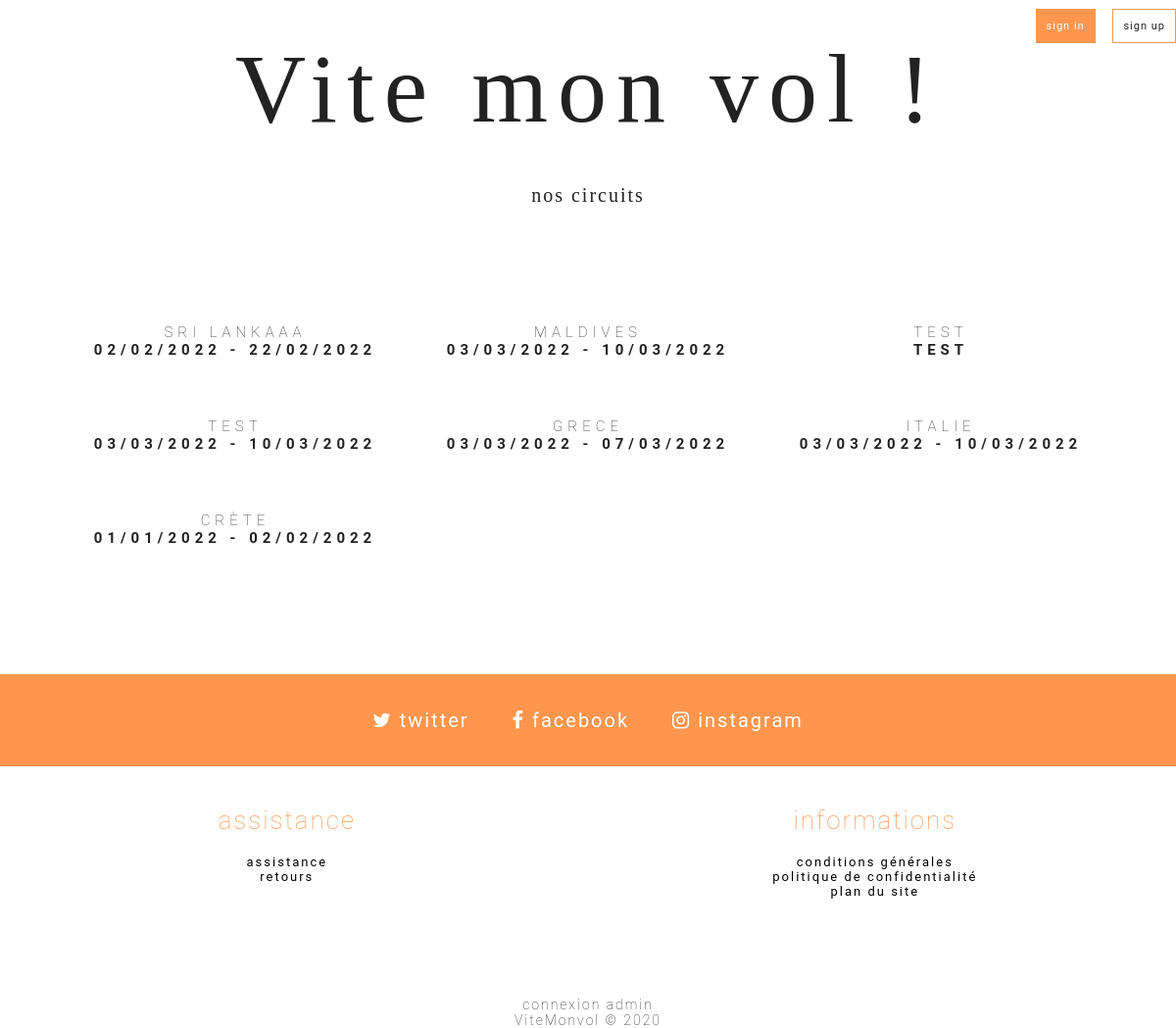
/?action=trips, run on the app's committed database.
### tables this page shows
CREATE TABLE `trip` (
  `id` int(11) NOT NULL AUTO_INCREMENT,
  `name` varchar(256) NOT NULL,
  `date` varchar(256) NOT NULL,
  `description` text NOT NULL,
  `maximumTravellers` int(11) DEFAULT NULL,
  `link` varchar(255) DEFAULT NULL,
  `picture` varchar(255) DEFAULT NULL,
  `price` int(11) NOT NULL,
  PRIMARY KEY (`id`)
);

### controller/trip/TripController.php (called while the page is built, shortened)
<?php
require ROOT_PATH . 'model/trip/TripManager.php';
function tripsView()
{
    $db = db();
    $tripManager = new TripManager($db);
    $trips = $tripManager->getList();
    include_once ROOT_PATH . 'view/trip/trips.php';
}

### model/trip/TripManager.php (called while the page is built, shortened)
<?php
class TripManager
{
    private $_db;
    public function setDb(PDO $db)
    {
        $this->_db = $db;
    }
    public function getList()
    {
        $requete = 'SELECT * FROM trip';
        $result = $this->_db->query($requete);
        $rows = $result->fetchAll();
        return $rows;
    }
}

### view/trip/trips.php (the view, shortened to what this page needs)
<section id="wrapper">
    <?php
        if ($trips) {
        ?>
    <div id="catalogue">
        <ul>
        <?php
            foreach ($trips as $trip) {
            ?>
            <li>
                <a href="?action=trip&id=<?php echo $trip['id']; ?>">
                <p class="title-product">
                    <?php echo $trip['name']; ?>
                    <br>
                    <b><?php echo $trip['date']; ?></b>
                    <br>
                </p>
                </a>
            </li>
        <?php
            }
            ?>
        </ul>
    </div>
    <?php
        } else {
            ?>
        Aucun circuit disponible pour le moment
    <?php
        }
        ?>
</section>
<?php require ROOT_PATH . 'view/layout.php'; ?>

### public/css/style.css (style rules this page uses)
body { font-family: Roboto, Arial, Helvetica, sans-serif; color: var(--color-default); }
#wrapper { width: 100%; text-align: center; padding-top: 30px; }
#catalogue ul { max-width: 150rem; margin: 6.0rem auto; display: flex; flex-wrap: wrap; align-items: baseline; }
#catalogue ul li { width: calc(100% / 2); float: left; padding: 1rem; }
#catalogue ul li:nth-child(5n+5) { width: calc(100% /1); }
.title-product { color: var(--color-default); text-transform: uppercase; letter-spacing: 0.5rem; font-size: 1.5rem; font-weight: 100; margin-top: 20px; margin-bottom: 20px; }
@media screen and (min-width:768px) { body { text-align: center; } }
@media screen and (min-width:768px) { ::placeholder { letter-spacing: 2px; text-transform: lowercase; text-align: left; color: #9f9f9f; opacity: 1; } }
@media screen and (min-width:768px) { #wrapper { width: 90%; margin: 0 auto; text-align: center; } }
@media screen and (min-width:768px) { #catalogue ul li { width: calc(100% / 3); } }
@media screen and (min-width:768px) { #catalogue ul li:nth-child(5n+5) { width: calc(100% /3); } }

### data on the page
trip: name "SRI LANKAAA", date "02/02/2022 - 22/02/2022"
trip: name "MALDIVES", date "03/03/2022 - 10/03/2022"
trip: name "TEST", date "TEST"
trip: name "TEST", date "03/03/2022 - 10/03/2022"
trip: name "GRECE", date "03/03/2022 - 07/03/2022"
trip: name "ITALIE", date "03/03/2022 - 10/03/2022"
trip: name "CRÈTE", date "01/01/2022 - 02/02/2022"
